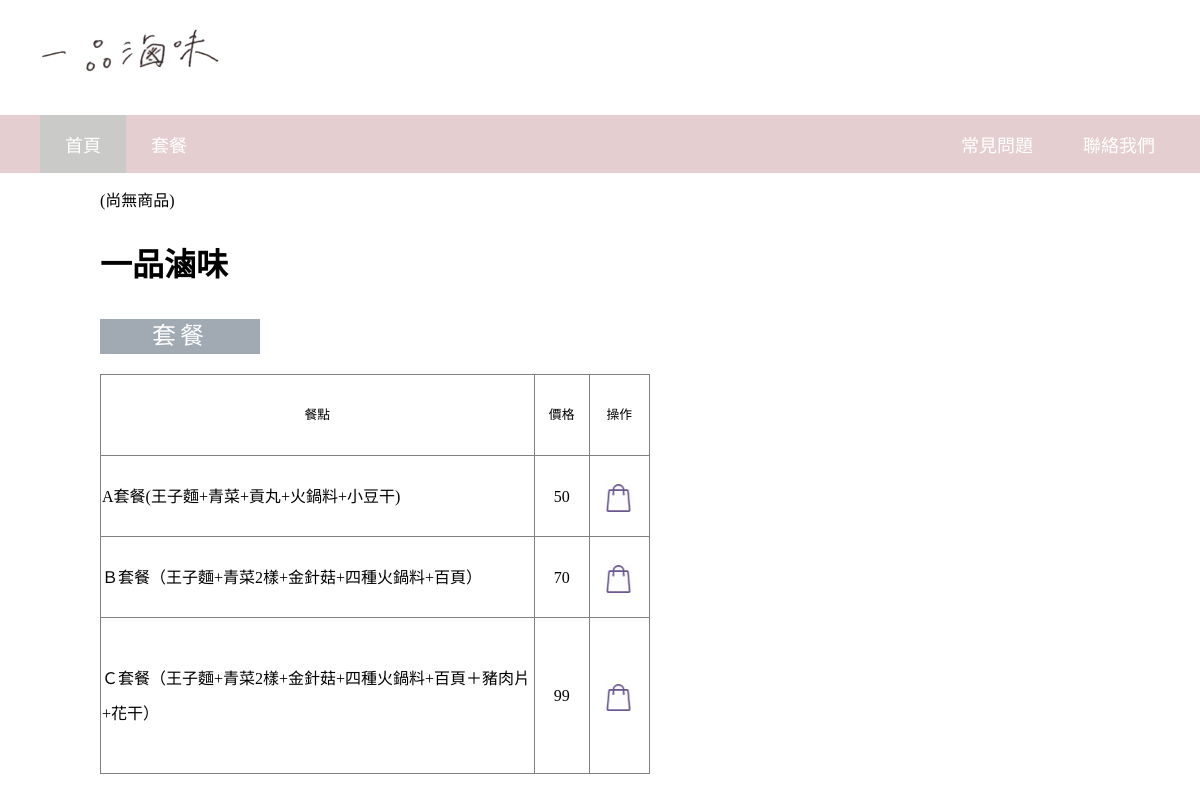
The page /shop2/luway.php on the database its author committed.
### tables this page shows
CREATE TABLE `products2` (
  `id` int(5) NOT NULL,
  `meal` varchar(50) NOT NULL,
  `price` varchar(5) NOT NULL
);

### shop2/luway.php (the view, shortened to what this page needs)
<!DOCTYPE html>
<html lang="zh-TW">
<head>
  <link rel="stylesheet" type="text/css" href="../四海遊龍/css/style.css">
</head>
<body>
	<div class="header">
    	<div class="pic">
			<img src="../四海遊龍/images/009.jpeg">
		</div>
   		<nav class="navbar fixed-top">
		 	<ul>
		 		<li class="active"><a href="../城中店家頁面/index.php">首頁</a></li>
		 		<li><a href="#set">套餐</a></li>
		 		<li style="float: right;margin-right: 20px;" ><a href="../聯絡我們/index.html" target="_blank">聯絡我們</a></li>
		 		<li style="float: right"><a href="../Q&A/index.html" target="_blank">常見問題</a></li>
		 	</ul>
		 </nav>
	</div>
	<div class="content">
	<?php
	include ("../購物車2/methods.php");
	$cart2 = new Cart;
	include ("../connect_mysql.php");
	?><a href="../購物車2/ShoppingCart2.php" title="View Cart">(<?php echo ($cart2->total_items2() > 0)?$cart2->total_items2().'件商品':'尚無商品';?>)</a>
	<h1>一品滷味</h1>
<div class="meal">
<table border="1" height="400px" width="550px" class="set">
	<td width="79%" style="font-size: 80%;text-align: center">餐點</td>
	<td width="10%" style="font-size: 80%;text-align: center">價格</td>
	<td width="11%" style="font-size: 80%;text-align: center">操作</td><br>
	<h2 id="set">套餐</h2>
<?php
$result = $conn->query("SELECT * FROM products2 limit 118,3");
if($result->num_rows > 0){
	while($row = $result->fetch_assoc()){
		?>
		<tr>
			<td><?php echo $row['meal']?></td>
			<td style="text-align: center"><?php echo $row['price']?></td>
			<td style="font-size:60% ;text-align:center">
			<a href="../購物車2/action.php?action=addToCart&id=<?php echo $row["id"];?>" class="img"><div class="img1"><img src="../四海遊龍/images/cart.png">			</div>
			</a>
			</td>
		</tr>
	<?php }
}else{?>
<p>Product not found.....</p>
</table>
<?php }
?>
</div>
</div>
</body>
</html>

### 四海遊龍/css/style.css (style rules this page uses)
body { margin-top: 0%; margin-left: 0%; margin-right: 0%; font-family:"SimSun"; box-sizing: border-box; }
a { text-decoration: none; color: black; }
.header { background-color: white; width: 100%; }
.navbar { width: 100%; margin-top: 0px; font-size: 18px; }
.navbar ul { list-style-type: none; margin: 0; padding: 20; overflow: hidden; background-color: #e5cecf; }
.navbar li { display: inline; float: left; }
.navbar li a { display: block; color: white; text-align: center; padding: 16px 25px; text-decoration: none; }
.active { background-color: #cacbc9; }
h1 { margin-top: 30px; }
.content { margin-top: 40px; margin-left: 100px; line-height: 35px; }
.meal { margin-top: -40px; }
.img1 { position: absolute; margin-left: 15px; margin-top: -12px; width: 25px; height: 15px; }
.img img { width: 100%; }
.pic { margin-top: 15px; margin-left: 25px; width: 200px; height: 100px; }
.pic img { margin-right: 10px; width: 100%; }
.content { margin-top: 10px; }
table { border-collapse: collapse; }
h2 { text-align: center; width: 160px; background-color: #a1a9b3; color: #ffffff; font-weight: 1; letter-spacing: 4px; }

### rows shown on the page
products2: meal "A套餐(王子麵+青菜+貢丸+火鍋料+小豆干)", price "50"
products2: meal "Ｂ套餐（王子麵+青菜2樣+金針菇+四種火鍋料+百頁）", price "70"
products2: meal "Ｃ套餐（王子麵+青菜2樣+金針菇+四種火鍋料+百頁＋豬肉片+花干）", price "99"
